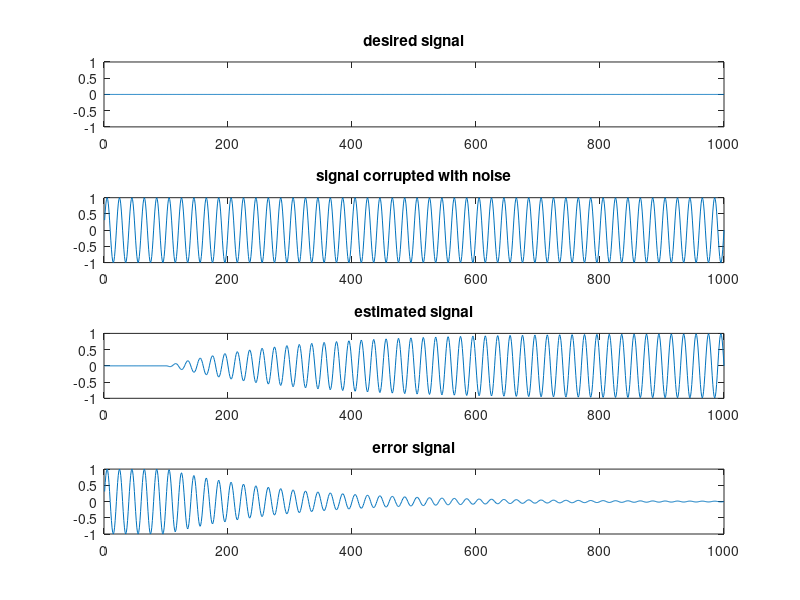

The MATLAB source for this figure:
clc;
close all;
clear all;
t=0.001:0.001:1;
d=0*t;%sin(2*pi*50*t);
figure;M=100;
plot(d);N=numel(d);
x=1*sin(2*pi*50*t);
w=zeros(1,M);wi=zeros(1,M);
y=zeros(N,1);
e=[];mu=0.0001;% u is taken small to ensure that the algorithm converges
for i=M:N
    y(i) = wi*x(i:-1:i-M+1)';
    e(i)=x(i)+y(i);
    wi = wi-2*mu*e(i)*x(i:-1:i-M+1);
end

ee=y'+x;
subplot(4,1,1),plot(d);title('desired signal');
subplot(4,1,2),plot(x);title('signal corrupted with noise');
subplot(4,1,3),plot(y);title('estimated signal');
subplot(4,1,4),plot(ee);title('error signal');

